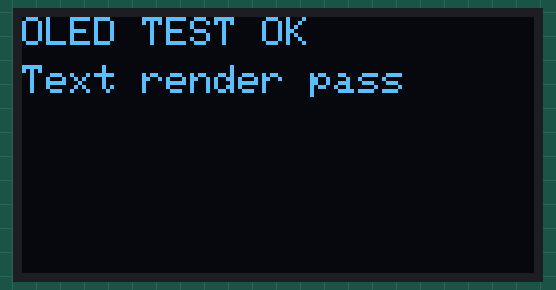
Simulated run of this sketch. Board: ESP32. Shown: 128×64 one-colour display. What the sketch prints to the serial monitor is not drawn.

Above: at 2.1 s.
At 4.1 s:
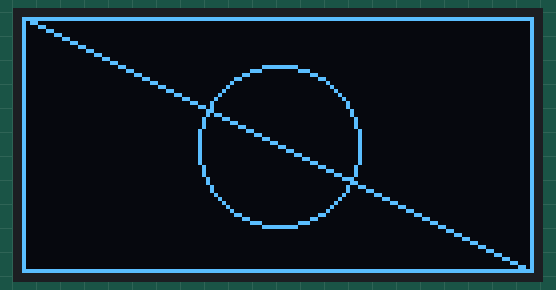
At 6.1 s:
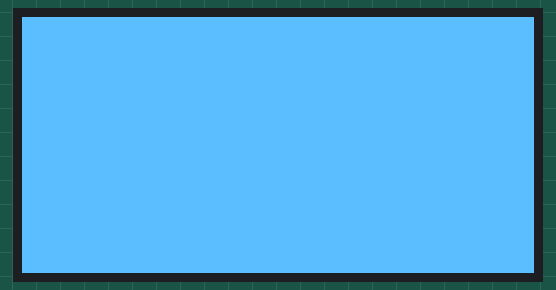
At 8.1 s:
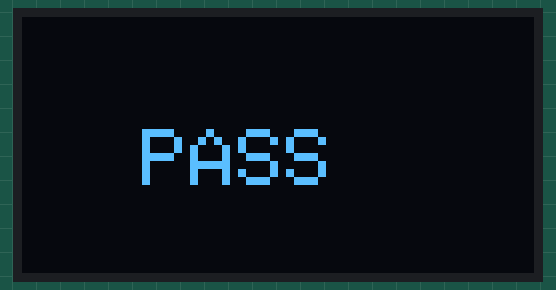

Measured:
- by itself, everything shown: repeats every 8.0 s, in 4 steps
- what the display in image 0 shows lasts 2.0 s, from 2.0 s to 4.0 s

The sketch:

test_01_oled.ino
```cpp
// ============================================================================
//  MODULE TEST 1: SH1106 OLED Display
//  Verifies: I2C init, display alloc, basic drawing primitives, text render
//  Wiring: SDA -> GPIO6, SCL -> GPIO7, addr 0x3C
// ============================================================================

#include <Wire.h>
#include <Adafruit_GFX.h>
#include <Adafruit_SH110X.h>

#define PIN_I2C_SDA   6
#define PIN_I2C_SCL   7
#define SCREEN_WIDTH  128
#define SCREEN_HEIGHT 64
#define OLED_RESET    -1
#define OLED_I2C_ADDR 0x3C

Adafruit_SH1106G display(SCREEN_WIDTH, SCREEN_HEIGHT, &Wire, OLED_RESET);

unsigned long lastSwap = 0;
uint8_t frame = 0;

void drawTestFrame(uint8_t f) {
    display.clearDisplay();
    display.setTextColor(SH110X_WHITE);

    switch (f) {
        case 0:
            // Text render test
            display.setTextSize(1);
            display.setCursor(0, 0);
            display.println(F("OLED TEST OK"));
            display.setCursor(0, 12);
            display.println(F("Text render pass"));
            break;
        case 1:
            // Shape test -- rectangle + circle + line
            display.drawRect(0, 0, SCREEN_WIDTH, SCREEN_HEIGHT, SH110X_WHITE);
            display.drawCircle(64, 32, 20, SH110X_WHITE);
            display.drawLine(0, 0, SCREEN_WIDTH - 1, SCREEN_HEIGHT - 1, SH110X_WHITE);
            break;
        case 2:
            // Full white / full black flash -- checks for dead pixels / ghosting
            display.fillScreen(SH110X_WHITE);
            break;
        case 3:
            display.fillScreen(SH110X_BLACK);
            display.setCursor(30, 28);
            display.setTextSize(2);
            display.println(F("PASS"));
            break;
    }
    display.display();
}

void setup() {
    Serial.begin(115200);
    delay(300);
    Serial.println(F("\n--- OLED Module Test ---"));

    Wire.begin(PIN_I2C_SDA, PIN_I2C_SCL);
    Wire.setClock(400000);

    if (!display.begin(OLED_I2C_ADDR, true)) {
        Serial.println(F("[FAIL] SH1106 allocation failed. Check wiring / address."));
        while (true) { yield(); }
    }
    Serial.println(F("[OK] Display initialized at 0x3C"));
    Serial.println(F("Cycling: text -> shapes -> white flash -> PASS, every 2s"));

    display.clearDisplay();
    display.display();
}

void loop() {
    unsigned long now = millis();
    if (now - lastSwap >= 2000) {
        lastSwap = now;
        drawTestFrame(frame);
        Serial.print(F("Showing frame index: "));
        Serial.println(frame);
        frame = (frame + 1) % 4;
    }
}
```
